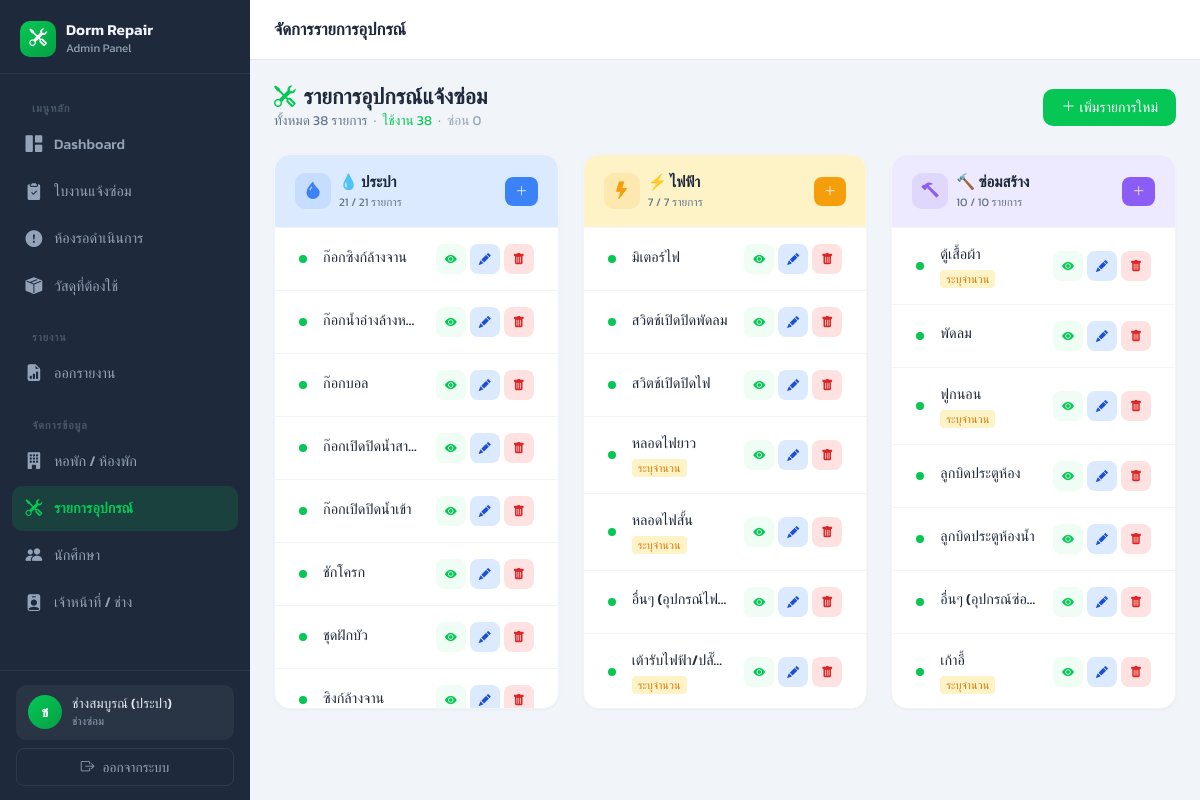
The app's page /admin/items.php (signed in) with its own data.
### tables this page shows
CREATE TABLE repair_items_master (
    id INT AUTO_INCREMENT PRIMARY KEY,
    category ENUM('ประปา', 'ไฟฟ้า', 'ซ่อมสร้าง') NOT NULL,
    item_name VARCHAR(150) NOT NULL,
    require_quantity TINYINT(1) DEFAULT 0, 
    is_active TINYINT(1) DEFAULT 1,       
    created_at TIMESTAMP DEFAULT CURRENT_TIMESTAMP
);

### admin/items.php (the view, shortened to what this page needs)
<?php
require_once '../connect.php';
$itemsStmt = $pdo->query("
    SELECT m.*,
           COUNT(ri.id) AS used_count
    FROM repair_items_master m
    LEFT JOIN repair_items ri ON m.id = ri.item_master_id
    GROUP BY m.id
    ORDER BY m.category ASC, m.is_active DESC, m.item_name ASC
");
$allItems = $itemsStmt->fetchAll();
$categories = ['ประปา', 'ไฟฟ้า', 'ซ่อมสร้าง'];
$grouped    = array_fill_keys($categories, []);
foreach ($allItems as $item) {
    if (isset($grouped[$item['category']])) {
        $grouped[$item['category']][] = $item;
    }
}
$catMeta = [
    'ประปา'    => ['emoji' => '💧', 'color' => '#3b82f6', 'bg' => '#dbeafe', 'icon' => 'bi-droplet-fill'],
    'ไฟฟ้า'   => ['emoji' => '⚡', 'color' => '#f59e0b', 'bg' => '#fef3c7', 'icon' => 'bi-lightning-fill'],
    'ซ่อมสร้าง' => ['emoji' => '🔨', 'color' => '#8b5cf6', 'bg' => '#ede9fe', 'icon' => 'bi-hammer'],
];
$totalActive   = count(array_filter($allItems, fn($i) => $i['is_active']));
$totalInactive = count($allItems) - $totalActive;
include 'includes/header.php';
?>
<div class="page-header">
    <div>
        <h2><i class="bi bi-tools me-2" style="color:#06C755;"></i>รายการอุปกรณ์แจ้งซ่อม</h2>
        <p class="page-desc">
            ทั้งหมด <?= count($allItems) ?> รายการ &nbsp;·&nbsp;
            <span style="color:#06C755;">ใช้งาน <?= $totalActive ?></span> &nbsp;·&nbsp;
            <span style="color:#94a3b8;">ซ่อน <?= $totalInactive ?></span>
        </p>
    </div>
    <button class="btn btn-sm" style="background:#06C755;color:white;border:none;border-radius:10px;padding:8px 18px;"
            onclick="openAddModal()">
        <i class="bi bi-plus-lg me-1"></i>เพิ่มรายการใหม่
    </button>
</div>
<div class="row g-4">
    <?php foreach ($categories as $cat):
        $meta  = $catMeta[$cat];
        $items = $grouped[$cat];
        $activeCount = count(array_filter($items, fn($i) => $i['is_active']));
    ?>
    <div class="col-12 col-lg-4">
        <div class="panel mb-0 h-100">
            <div class="panel-header" style="background:<?= $meta['bg'] ?>;">
                <div class="d-flex align-items-center gap-2">
                    <div style="width:36px;height:36px;border-radius:10px;background:<?= $meta['color'] ?>20;display:flex;align-items:center;justify-content:center;font-size:1.1rem;color:<?= $meta['color'] ?>;">
                        <i class="bi <?= $meta['icon'] ?>"></i>
                    </div>
                    <div>
                        <div style="font-weight:700;font-size:0.95rem;color:#1e293b;"><?= $meta['emoji'] ?> <?= $cat ?></div>
                        <div style="font-size:0.72rem;color:#64748b;"><?= $activeCount ?> / <?= count($items) ?> รายการ</div>
                    </div>
                </div>
                <button class="btn btn-sm" style="background:<?= $meta['color'] ?>;color:white;border:none;border-radius:8px;font-size:0.78rem;padding:5px 10px;"
                        onclick="openAddModal('<?= $cat ?>')">
                    <i class="bi bi-plus-lg"></i>
                </button>
            </div>
            <div style="max-height:480px;overflow-y:auto;">
                <?php if (empty($items)): ?>
                <div class="text-center text-muted py-5" style="font-size:0.85rem;">
                    <i class="bi bi-inbox" style="font-size:1.5rem;display:block;margin-bottom:6px;"></i>
                    ยังไม่มีรายการในหมวดนี้
                </div>
                <?php else: ?>
                <?php foreach ($items as $item): ?>
                <div class="d-flex align-items-center gap-3 px-4 py-3 border-bottom item-row"
                     style="border-color:#f1f5f9 !important;opacity:<?= $item['is_active'] ? 1 : 0.5 ?>;">
                    <div style="width:8px;height:8px;border-radius:50%;background:<?= $item['is_active'] ? '#06C755' : '#cbd5e1' ?>;flex-shrink:0;"></div>
                    <div class="flex-fill" style="min-width:0;">
                        <div style="font-size:0.9rem;font-weight:500;color:<?= $item['is_active'] ? '#1e293b' : '#94a3b8' ?>;white-space:nowrap;overflow:hidden;text-overflow:ellipsis;">
                            <?= htmlspecialchars($item['item_name']) ?>
                        </div>
                        <div class="d-flex gap-2 mt-1 flex-wrap">
                            <?php if ($item['require_quantity']): ?>
                            <span style="font-size:0.68rem;background:#fef3c7;color:#d97706;padding:1px 6px;border-radius:4px;font-weight:500;">
                                ระบุจำนวน
                            </span>
                            <?php endif; ?>
                        </div>
                    </div>
                    <div class="d-flex gap-1 flex-shrink-0">
                        <form method="POST" style="margin:0;">
                            <button type="submit" class="btn btn-sm"
                                    style="width:30px;height:30px;padding:0;border-radius:8px;border:none;background:<?= $item['is_active'] ? '#f0fdf4' : '#f8fafc' ?>;color:<?= $item['is_active'] ? '#06C755' : '#94a3b8' ?>;"
                                    title="<?= $item['is_active'] ? 'ซ่อนจากฟอร์ม' : 'เปิดใช้งาน' ?>">
                                <i class="bi bi-<?= $item['is_active'] ? 'eye-fill' : 'eye-slash' ?>" style="font-size:0.75rem;"></i>
                            </button>
                        </form>
                        <button class="btn btn-sm"
                                style="width:30px;height:30px;padding:0;border-radius:8px;border:none;background:#dbeafe;color:#1d4ed8;"
                                onclick="openEditModal(<?= htmlspecialchars(json_encode($item)) ?>)"
                                title="แก้ไข">
                            <i class="bi bi-pencil-fill" style="font-size:0.75rem;"></i>
                        </button>
                        <form method="POST" style="margin:0;" onsubmit="return confirmDelete(event, '<?= htmlspecialchars($item['item_name'], ENT_QUOTES) ?>', <?= $item['used_count'] ?>)">
                            <button type="submit" class="btn btn-sm"
                                    style="width:30px;height:30px;padding:0;border-radius:8px;border:none;background:<?= $item['used_count'] > 0 ? '#f8fafc' : '#fee2e2' ?>;color:<?= $item['used_count'] > 0 ? '#cbd5e1' : '#dc2626' ?>;"
                                    title="<?= $item['used_count'] > 0 ? 'ไม่สามารถลบได้ (ถูกใช้ในใบงาน)' : 'ลบ' ?>"
                                    <?= $item['used_count'] > 0 ? 'disabled' : '' ?>>
                                <i class="bi bi-trash-fill" style="font-size:0.75rem;"></i>
                            </button>
                        </form>
                    </div>
                </div>
                <?php endforeach; ?>
                <?php endif; ?>
            </div>
        </div>
    </div>
    <?php endforeach; ?>
</div>
<?php
include 'includes/footer.php';
?>

### admin/includes/header.php (style rules this page uses)
:root { --primary: #06C755; --primary-dark: #05a044; --sidebar-bg: #1e293b; --sidebar-hover: #0f172a; --sidebar-active: rgba(6, 199, 85, 0.15); --sidebar-text: #94a3b8; --sidebar-text-active: #06C755; --sidebar-width: 250px; --topbar-height: 60px; }
* { box-sizing: border-box; }
body { font-family: 'Kanit', sans-serif; background-color: #f1f5f9; color: #334155; margin: 0; padding: 0; }
.page-header { display: flex; align-items: center; justify-content: space-between; margin-bottom: 24px; flex-wrap: wrap; gap: 12px; }
.page-header h2 { font-size: 1.35rem; font-weight: 700; color: #1e293b; margin: 0; }
.page-header .page-desc { font-size: 0.85rem; color: #64748b; margin: 0; }
.panel { background: white; border-radius: 16px; border: 1px solid #f1f5f9; box-shadow: 0 1px 3px rgba(0,0,0,0.04); margin-bottom: 24px; overflow: hidden; }
.panel-header { padding: 16px 20px; border-bottom: 1px solid #f1f5f9; display: flex; align-items: center; justify-content: space-between; gap: 12px; }

### records on screen
repair_items_master: is_active 1 (drawn), item_name "ก๊อกซิงก์ล้างจาน"
repair_items_master: is_active 1 (drawn), item_name "ก๊อกน้ำอ่างล้างหน้า"
repair_items_master: is_active 1 (drawn), item_name "ก๊อกบอล"
repair_items_master: is_active 1 (drawn), item_name "ก๊อกเปิดปิดน้ำสา…"
repair_items_master: is_active 1 (drawn), item_name "ก๊อกเปิดปิดน้ำเข้า"
repair_items_master: is_active 1 (drawn), item_name "ชักโครก"
repair_items_master: is_active 1 (drawn), item_name "ชุดฝักบัว"
repair_items_master: is_active 1 (drawn), item_name "ซิงก์ล้างจาน"
repair_items_master: is_active 1 (drawn), item_name "มิเตอร์ไฟ"
repair_items_master: is_active 1 (drawn), item_name "สวิตช์เปิดปิดพัดลม"
repair_items_master: is_active 1 (drawn), item_name "สวิตช์เปิดปิดไฟ"
repair_items_master: is_active 1 (drawn), item_name "หลอดไฟยาว", require_quantity "ระบุจำนวน"
repair_items_master: is_active 1 (drawn), item_name "หลอดไฟสั้น", require_quantity "ระบุจำนวน"
repair_items_master: is_active 1 (drawn), item_name "อื่นๆ (อุปกรณ์ไฟ…"
repair_items_master: is_active 1 (drawn), item_name "เต้ารับไฟฟ้า/ปลั๊…", require_quantity "ระบุจำนวน"
repair_items_master: is_active 1 (drawn), item_name "ตู้เสื้อผ้า", require_quantity "ระบุจำนวน"
repair_items_master: is_active 1 (drawn), item_name "พัดลม"
repair_items_master: is_active 1 (drawn), item_name "ฟูกนอน", require_quantity "ระบุจำนวน"
repair_items_master: is_active 1 (drawn), item_name "ลูกบิดประตูห้อง"
repair_items_master: is_active 1 (drawn), item_name "ลูกบิดประตูห้องน้ำ"
repair_items_master: is_active 1 (drawn), item_name "อื่นๆ (อุปกรณ์ซ่อ…"
repair_items_master: is_active 1 (drawn), item_name "เก้าอี้", require_quantity "ระบุจำนวน"

### other values on screen
mb_substr($_SESSION['admin_name'] ?? 'A', 0, 1) "ช"
$_SESSION['admin_name'] "ช่างสมบูรณ์ (ประปา)"
$page_title "จัดการรายการอุปกรณ์"
count($allItems) "38"
$totalActive "38"
$totalInactive "0"
$meta['emoji'] "💧"
$cat "ประปา"
$activeCount "21"
count($items) "21"
$meta['emoji'] "⚡"
$cat "ไฟฟ้า"
$activeCount "7"
count($items) "7"
$meta['emoji'] "🔨"
